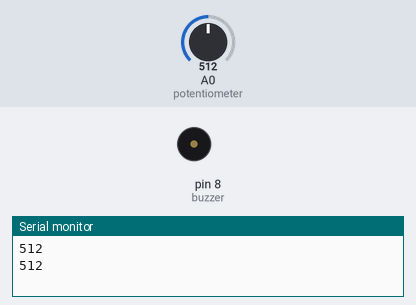
This sketch was run on a simulated Arduino Uno, built with avr-gcc and run on an emulated ATmega328P. On the bench: buzzer (waves = sounding, pin HIGH), the last lines printed to the serial monitor. The inputs (shaded band) are chosen by the test bench; at power-on: A0 (potentiometer) = 512.

Above: at 2.8 s.
2.9 s: A0 (potentiometer) set to 687
5.6 s: A0 (potentiometer) set to 713
At 6.8 s:
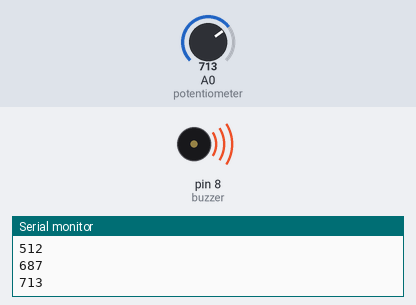
8.3 s: A0 (potentiometer) set to 690
At 11.0 s:
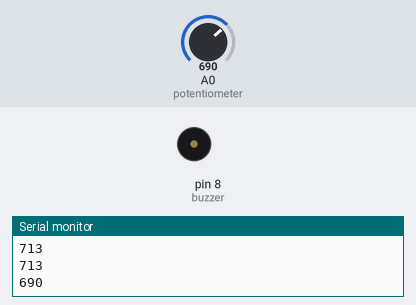
11.5 s: A0 (potentiometer) set to 710
At 12.6 s:
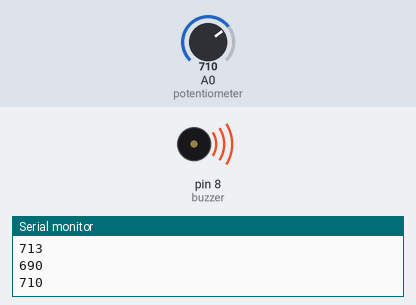
Timing chart, 0 to 14.5 s (numbered marks = the images above; inputs shaded):
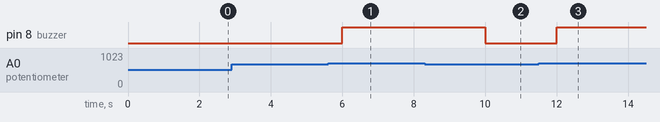

The sketch:

buzz_if_potentiometer_cross_its_threshold.ino
```cpp
int buzzValue; //varialble to take the potentiometer value in
int buzzer=8; //setting variable buzzer as 8
int potentiometer=A0; //setting variable potentiometer as A0

void setup() {
Serial.begin(9600); //setting up serial port
pinMode(buzzer, OUTPUT); //indicating buzzer as an output terminal
pinMode(potentiometer, INPUT); // indicating potentiometer as input terminal
}

void loop() {
buzzValue=analogRead(potentiometer); // reading potentiometer
Serial.println(buzzValue);
if(buzzValue>700) //Creating if conduction to buzz if buzzValue is greater than 700
{
  digitalWrite(buzzer, HIGH);
}
else{
  digitalWrite(buzzer, LOW);
}
delay(2000);

}
```

Measured:
- the behaviour switches between 700 and 701 on A0 (potentiometer) (found by bisection; images 0 and 1)
- after the input at 5.6 s, pin 8 (buzzer): LOW → HIGH after 0.40 s
- after the input at 8.3 s, pin 8 (buzzer): HIGH → LOW after 1.7 s
- after the input at 11.5 s, pin 8 (buzzer): LOW → HIGH after 0.50 s
